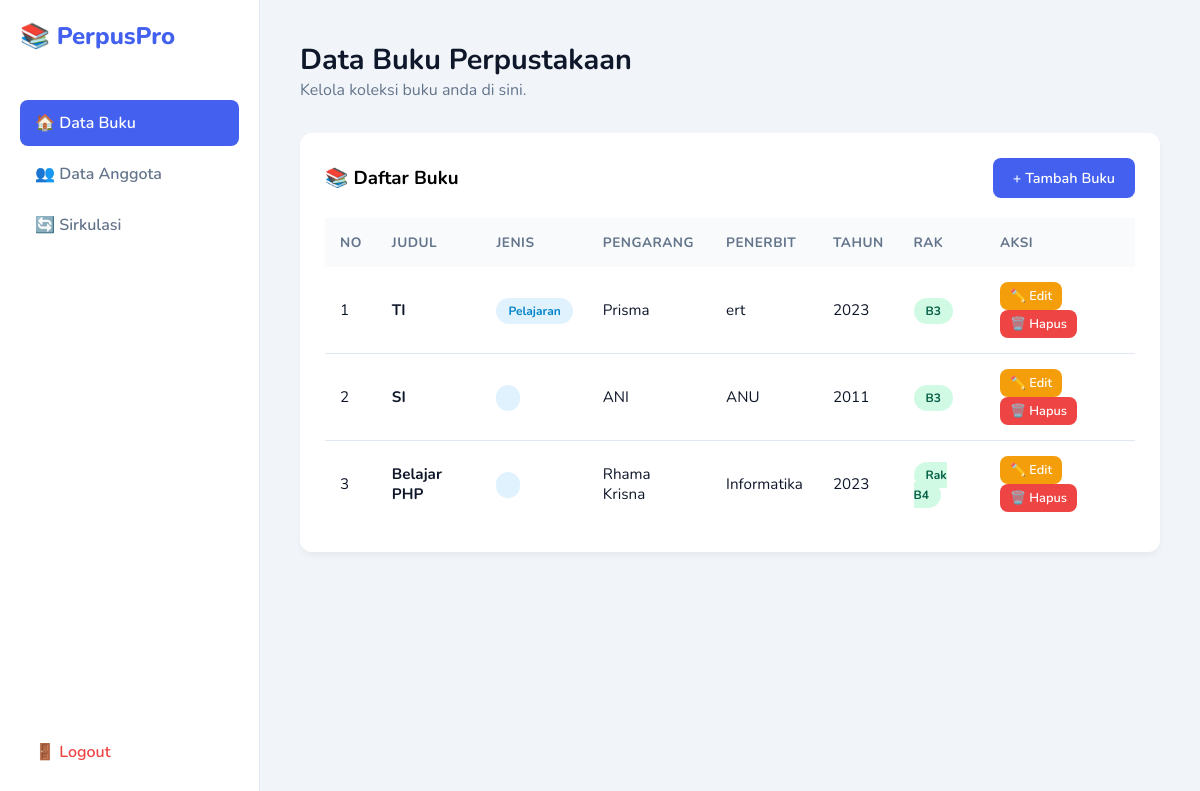
Screenshot of /dashboard.php (signed in) with the database file from the repository.
### tables this page shows
CREATE TABLE `buku` (
  `id_buku` int(11) NOT NULL,
  `judul` varchar(100) DEFAULT NULL,
  `jenis_buku` varchar(50) DEFAULT NULL,
  `pengarang` varchar(100) DEFAULT NULL,
  `penerbit` varchar(100) DEFAULT NULL,
  `tahun_terbit` int(11) DEFAULT NULL,
  `rak` varchar(50) DEFAULT NULL
);

### dashboard.php (the view, shortened to what this page needs)
<?php
include 'koneksi.php';
?>
<!DOCTYPE html>
<html>
<head><title>Dashboard Buku</title><link rel="stylesheet" href="style.css"></head>
<body>
    <?php include 'sidebar.php'; ?>
    <div class="main-content">
        <div class="header-title">
            <h2>Data Buku Perpustakaan</h2>
            <p style="color:var(--text-grey)">Kelola koleksi buku anda di sini.</p>
        </div>
        <div class="card">
            <div style="display:flex; justify-content:space-between; align-items:center; margin-bottom:20px;">
                <h3>📚 Daftar Buku</h3>
                <a href="tambah_buku.php" class="btn btn-primary">+ Tambah Buku</a>
            </div>
            <table>
                <thead>
                    <tr>
                        <th width="5%">No</th>
                        <th>Judul</th>
                        <th>Jenis</th> <th>Pengarang</th>
                        <th>Penerbit</th>
                        <th>Tahun</th> <th>Rak</th>
                        <th>Aksi</th>
                    </tr>
                </thead>
                <tbody>
                    <?php
                    $no=1;
                    $q = mysqli_query($koneksi, "SELECT * FROM buku ORDER BY id_buku DESC");
                    while($d = mysqli_fetch_array($q)){
                    ?>
                    <tr>
                        <td><?php echo $no++; ?></td>
                        <td style="font-weight:bold"><?php echo htmlspecialchars($d['judul']); ?></td>
                        <td>
                            <span class="badge bg-soft-blue" style="background:#e0f2fe; color:#0284c7;">
                                <?php echo htmlspecialchars($d['jenis_buku']); ?>
                            </span>
                        </td>
                        <td><?php echo htmlspecialchars($d['pengarang']); ?></td>
                        <td><?php echo htmlspecialchars($d['penerbit']); ?></td>
                        <td><?php echo htmlspecialchars($d['tahun_terbit']); ?></td>
                        <td><span class="badge bg-soft-green"><?php echo htmlspecialchars($d['rak']); ?></span></td>
                        <td>
                            <a href="edit_buku.php?id=<?php echo $d['id_buku']; ?>" class="btn btn-warning" style="padding:5px 10px; font-size:0.8rem; margin-right:5px;">✏️ Edit</a>
                            <a href="hapus_buku.php?id=<?php echo $d['id_buku']; ?>" class="btn btn-danger" style="padding:5px 10px; font-size:0.8rem" onclick="return confirm('Yakin hapus buku ini?')">🗑️ Hapus</a>
                        </td>
                    </tr>
                    <?php } ?>
                </tbody>
            </table>
        </div>
    </div>
</body>
</html>

### style.css (style rules this page uses)
:root { --primary: #4361ee; --secondary: #3f37c9; --bg-dark: #0f172a; --bg-light: #f1f5f9; --white: #ffffff; --text-grey: #64748b; --danger: #ef4444; --success: #10b981; --warning: #f59e0b; }
* { margin: 0; padding: 0; box-sizing: border-box; font-family: 'Nunito', sans-serif; }
body { background-color: var(--bg-light); display: flex; min-height: 100vh; }
.btn-warning { background: var(--warning); color: white; }
.main-content { margin-left: 260px; flex: 1; padding: 40px; width: calc(100% - 260px); }
.header-title { margin-bottom: 2rem; }
.header-title h2 { font-size: 1.8rem; color: var(--bg-dark); }
.card { background: var(--white); padding: 25px; border-radius: 12px; box-shadow: 0 4px 6px -1px rgba(0, 0, 0, 0.05); }
.btn { padding: 10px 20px; border-radius: 8px; border: none; cursor: pointer; font-weight: 600; text-decoration: none; display: inline-block; font-size: 0.9rem; transition: 0.2s; }
.btn-primary { background: var(--primary); color: white; }
.btn-danger { background: var(--danger); color: white; }
table { width: 100%; border-collapse: collapse; margin-top: 20px; }
th { text-align: left; padding: 15px; background: #f8fafc; color: var(--text-grey); font-size: 0.85rem; text-transform: uppercase; letter-spacing: 0.5px; }
td { padding: 15px; border-bottom: 1px solid #e2e8f0; color: var(--bg-dark); font-size: 0.95rem; }
tr:last-child td { border-bottom: none; }
.badge { padding: 5px 12px; border-radius: 20px; font-size: 0.75rem; font-weight: 700; }
.bg-soft-green { background: #d1fae5; color: #065f46; }

### rows the page displays
buku: judul "TI", jenis_buku "Pelajaran", pengarang "Prisma", penerbit "ert", tahun_terbit "2023", rak "B3"
buku: judul "SI", pengarang "ANI", penerbit "ANU", tahun_terbit "2011", rak "B3"
buku: judul "Belajar PHP", pengarang "Rhama Krisna", penerbit "Informatika", tahun_terbit "2023", rak "Rak B4"
